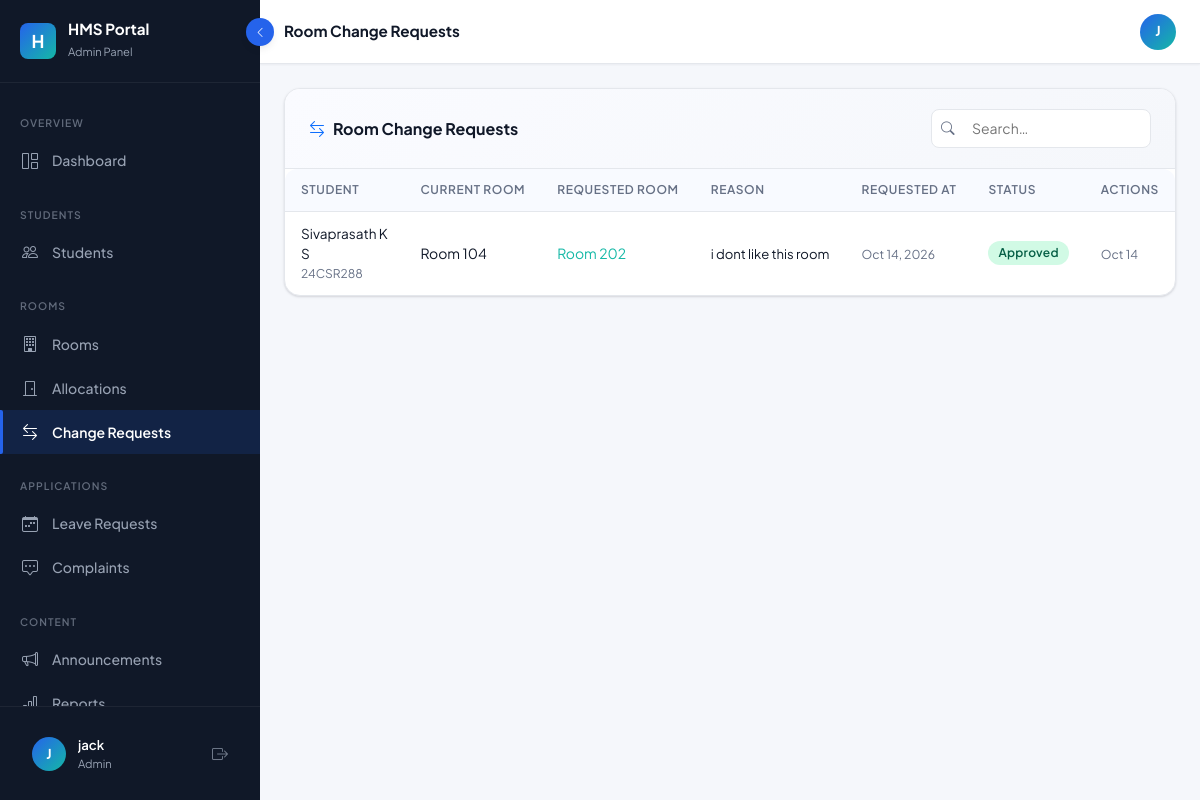
Page /admin/room-change-requests (signed in) on the committed database.
### tables this page shows
CREATE TABLE RoomChangeRequests (
    request_id        INTEGER PRIMARY KEY AUTOINCREMENT,
    student_id        INTEGER NOT NULL REFERENCES Students(student_id) ON DELETE CASCADE,
    current_room_id   INTEGER NOT NULL REFERENCES Rooms(room_id),
    requested_room_id INTEGER NOT NULL REFERENCES Rooms(room_id),
    reason            TEXT,
    status            TEXT NOT NULL DEFAULT 'Pending' CHECK(status IN ('Pending','Approved','Rejected')),
    reviewed_by       INTEGER REFERENCES Users(user_id),
    reviewed_at       TEXT,
    requested_at      TEXT NOT NULL DEFAULT (datetime('now'))
);

CREATE TABLE Users (
    user_id       INTEGER PRIMARY KEY AUTOINCREMENT,
    email         TEXT NOT NULL UNIQUE,
    password_hash TEXT NOT NULL,
    role          TEXT NOT NULL DEFAULT 'student' CHECK(role IN ('admin','student')),
    full_name     TEXT NOT NULL,
    phone         TEXT,
    is_active     INTEGER NOT NULL DEFAULT 1,
    created_at    TEXT NOT NULL DEFAULT (datetime('now')),
    updated_at    TEXT NOT NULL DEFAULT (datetime('now'))
);

CREATE TABLE Students (
    student_id          INTEGER PRIMARY KEY AUTOINCREMENT,
    user_id             INTEGER NOT NULL UNIQUE REFERENCES Users(user_id) ON DELETE CASCADE,
    registration_number TEXT NOT NULL UNIQUE,
    department          TEXT,
    academic_year       TEXT,
    guardian_name       TEXT,
    guardian_phone      TEXT,
    address             TEXT,
    account_status      TEXT NOT NULL DEFAULT 'active' CHECK(account_status IN ('active','inactive','suspended')),
    joined_date         TEXT,
    created_at          TEXT NOT NULL DEFAULT (datetime('now'))
);

CREATE TABLE Rooms (
    room_id        INTEGER PRIMARY KEY AUTOINCREMENT,
    room_number    TEXT NOT NULL UNIQUE,
    floor          INTEGER NOT NULL DEFAULT 1,
    room_type      TEXT NOT NULL DEFAULT 'Single' CHECK(room_type IN ('Single','Double','Triple','Dormitory')),
    capacity       INTEGER NOT NULL DEFAULT 1,
    occupied_count INTEGER NOT NULL DEFAULT 0,
    status         TEXT NOT NULL DEFAULT 'Available' CHECK(status IN ('Available','Full','Maintenance','Closed')),
    created_at     TEXT NOT NULL DEFAULT (datetime('now')),
    updated_at     TEXT NOT NULL DEFAULT (datetime('now'))
);

### routes/admin_routes.py (the view)
@admin_bp.route('/room-change-requests')
@admin_required
def room_change_requests():
    reqs = room_service.get_change_requests()
    return render_template('admin/room_change_requests.html', requests=reqs)

### app.py (called while the page is built, shortened)
def create_app():
    basedir = os.path.abspath(os.path.dirname(__file__))
    app = Flask(
        __name__,
        template_folder=os.path.join(basedir, 'templates'),
        static_folder=os.path.join(basedir, 'static')
    )
    app.config.from_object(Config)
    with app.app_context():
        init_db()
    app.register_blueprint(auth_bp)
    app.register_blueprint(student_bp)
    app.register_blueprint(admin_bp)
    @app.template_filter('format_date')
    def format_date(val, fmt='%b %d, %Y'):
        if not val:
            return ''
        if hasattr(val, 'strftime'):
            try:
                return val.strftime(fmt)
            except Exception:
                pass
    app.teardown_appcontext(close_db)
    return app

### models/db.py (called while the page is built, shortened)
def get_db_path():
    if os.environ.get('DATABASE_FILE'):
        return os.environ['DATABASE_FILE']

def get_db():
    if 'db' not in g:
        db_path = get_db_path()
        g.db = sqlite3.connect(
            db_path,
            detect_types=sqlite3.PARSE_DECLTYPES | sqlite3.PARSE_COLNAMES
        )
        g.db.row_factory = sqlite3.Row   # rows behave like dicts
        g.db.execute("PRAGMA foreign_keys = ON")
        try:
            g.db.execute("PRAGMA journal_mode = WAL")
        except sqlite3.OperationalError:
            g.db.execute("PRAGMA journal_mode = DELETE")
    return g.db

def _wrap_row(d):
    for k, v in d.items():
        if isinstance(v, str) and (k in DATE_KEYS or k.endswith('_date') or k.endswith('_at')):
            d[k] = DateString(v)
    return d

def fetchall(sql, params=()):
    cur = get_db().execute(sql, params)
    rows = cur.fetchall()
    return [_wrap_row(dict(r)) for r in rows]

    def strftime(self, fmt):
        try:
            from datetime import datetime
            clean = self.strip().replace('Z', '')
            if 'T' in clean:
                dt = datetime.fromisoformat(clean)
            elif ' ' in clean:
                dt = datetime.strptime(clean.split('.')[0], '%Y-%m-%d %H:%M:%S')
            else:
                dt = datetime.strptime(clean, '%Y-%m-%d')
            return dt.strftime(fmt)
        except Exception:
            return self

### templates/admin/room_change_requests.html (shortened to what this page needs)
{% extends "layouts/dashboard.html" %}
{% block page_title %}Room Change Requests{% endblock %}
{% block sidebar_role %}Admin Panel{% endblock %}
{% block sidebar_nav %}{% include 'admin/_nav.html' %}{% endblock %}
{% block content %}
<div class="hms-card animate-fade-in-up">
  <div class="hms-card-header">
    <span class="hms-card-title"><i class="bi bi-arrow-left-right text-primary"></i> Room Change Requests</span>
    <div class="hms-search" style="width:220px;">
      <input type="text" class="hms-search-input" data-search-table="changeTable" placeholder="Search…" style="width:100%;"/>
    </div>
  </div>
  <div class="table-responsive-hms">
    {% if requests %}
    <table class="hms-table" id="changeTable">
      <thead>
        <tr><th>Student</th><th>Current Room</th><th>Requested Room</th><th>Reason</th><th>Requested At</th><th>Status</th><th>Actions</th></tr>
      </thead>
      <tbody>
      {% for req in requests %}
      <tr>
        <td>
          <div class="fw-600" style="font-size:0.85rem;">{{ req.full_name }}</div>
          <div style="font-size:0.75rem;color:var(--hms-text-muted);">{{ req.registration_number }}</div>
        </td>
        <td class="fw-600">Room {{ req.current_room }}</td>
        <td class="fw-600" style="color:var(--hms-teal);">Room {{ req.requested_room }}</td>
        <td style="max-width:180px;overflow:hidden;text-overflow:ellipsis;white-space:nowrap;font-size:0.82rem;" title="{{ req.reason }}">{{ req.reason }}</td>
        <td><small style="color:var(--hms-text-muted);">{{ req.requested_at|format_date('%b %d, %Y') }}</small></td>
        <td><span class="badge-hms badge-{{ req.status.lower() }}">{{ req.status }}</span></td>
        <td>
          {% if req.status == 'Pending' %}
          <div class="d-flex gap-2">
            <form method="POST" action="{{ url_for('admin.review_change_request', request_id=req.request_id) }}" style="display:inline;">
              <input type="hidden" name="decision" value="Approved"/>
              <button type="submit" class="btn-hms-teal" style="padding:3px 10px;font-size:0.78rem;"
                      data-confirm="Approve room change for {{ req.full_name }}?">
                Approve
              </button>
            </form>
            <form method="POST" action="{{ url_for('admin.review_change_request', request_id=req.request_id) }}" style="display:inline;">
              <input type="hidden" name="decision" value="Rejected"/>
              <button type="submit" class="btn-danger-sm"
                      data-confirm="Reject room change for {{ req.full_name }}?">
                Reject
              </button>
            </form>
          </div>
          {% else %}
          <small style="color:var(--hms-text-muted);">{{ req.reviewed_at|format_date('%b %d') if req.reviewed_at else '—' }}</small>
          {% endif %}
        </td>
      </tr>
      {% endfor %}
      </tbody>
    </table>
    {% else %}
    <div class="empty-state">
      <div class="empty-state-icon"><i class="bi bi-arrow-left-right"></i></div>
      <div class="empty-state-title">No change requests</div>
      <div class="empty-state-text">No room change requests have been submitted.</div>
    </div>
    {% endif %}
  </div>
</div>
{% endblock %}

### static/css/animations.css (style rules this page uses)
:root { --hms-navy: #101828; --hms-navy-light: #1D2939; --hms-navy-mid: #344054; --hms-blue: #2563EB; --hms-blue-light: #3B82F6; --hms-blue-pale: #EFF6FF; --hms-teal: #14B8A6; --hms-teal-light: #2DD4BF; --hms-teal-pale: #F0FDFA; --hms-bg: #F5F7FB; --hms-surface: #FFFFFF; --hms-border: #E4E7EC; --hms-text: #101828; --hms-text-muted: #667085; --hms-success: #12B76A; --hms-warning: #F79009; --hms-danger: #F04438; --hms-info: #0BA5EC; --sidebar-width: 260px; --sidebar-collapsed: 70px; --sidebar-bg: #101828; --sidebar-text: #98A2B3; --sidebar-active-text: #FFFFFF; --sidebar-active-bg: rgba(37,99,235,0.15); --sidebar-active-bar: #2563EB; --sidebar-hover-bg: rgba(255,255,255,0.06); --shadow-xs: 0 1px 2px rgba(16,24,40,0.05); --shadow-sm: 0 1px 3px rgba(16,24,40,0.10), 0 1px 2px rgba(16,24,40,0.06); --shadow-md: 0 4px 8px -2px rgba(16,24,40,0.10), 0 2px 4px -2px rgba(16,24,40,0.06); --shadow-lg: 0 12px 16px -4px rgba(16,24,40,0.08), 0 4px 6px -2px rgba(16,24,40,0.03); --shadow-xl: 0 20px 24px -4px rgba(16,24,40,0.08), 0 8px 8px -4px rgba(16,24,40,0.03); --shadow-glow: 0 0 20px rgba(37,99,235,0.25); --radius-xs: 4px; --radius-sm: 8px; --radius-md: 12px; --radius-lg: 16px; --radius-xl: 24px; --radius-full: 9999px; --space-1: 4px; --space-2: 8px; --space-3: 12px; --space-4: 16px; --space-5: 20px; --space-6: 24px; --space-8: 32px; --space-10: 40px; --space-12: 48px; --ease-smooth: cubic-bezier(0.4, 0, 0.2, 1); --ease-spring: cubic-bezier(0.34, 1.56, 0.64, 1); --ease-out: cubic-bezier(0, 0, 0.2, 1); --dur-fast: 150ms; --dur-normal: 300ms; --dur-slow: 500ms; --dur-xslow: 800ms; }
.animate-fade-in-up { animation: fadeInUp var(--dur-normal) var(--ease-smooth) both; }
.hms-card { background: var(--hms-surface); border: 1px solid var(--hms-border); border-radius: var(--radius-lg); box-shadow: var(--shadow-sm); overflow: hidden; transition: box-shadow var(--dur-normal) var(--ease-smooth), transform var(--dur-normal) var(--ease-smooth); }
.hms-card-header { padding: var(--space-5) var(--space-6); border-bottom: 1px solid var(--hms-border); display: flex; align-items: center; justify-content: space-between; background: linear-gradient(135deg, #FAFBFF 0%, #F5F7FB 100%); }
.hms-card-title { font-size: 1rem; font-weight: 700; color: var(--hms-text); display: flex; align-items: center; gap: var(--space-2); }
.badge-hms { display: inline-flex; align-items: center; gap: 4px; padding: 3px 10px; border-radius: var(--radius-full); font-size: 0.75rem; font-weight: 600; letter-spacing: 0.02em; transition: transform var(--dur-fast); }
.badge-approved { background: #D1FAE5; color: #065F46; }
.hms-table { width: 100%; border-collapse: collapse; font-size: 0.875rem; }
.hms-table th { background: #F8FAFF; color: var(--hms-text-muted); font-weight: 600; font-size: 0.75rem; text-transform: uppercase; letter-spacing: 0.05em; padding: var(--space-3) var(--space-4); border-bottom: 1px solid var(--hms-border); white-space: nowrap; }
.hms-table td { padding: var(--space-3) var(--space-4); border-bottom: 1px solid var(--hms-border); color: var(--hms-text); vertical-align: middle; }
.hms-table tbody tr { animation: rowFadeIn 0.3s var(--ease-smooth) both; transition: background var(--dur-fast); }
.hms-table tbody tr:last-child td { border-bottom: none; }
.hms-table tbody tr:nth-child(1) { animation-delay: 0.03s; }
.hms-search { position: relative; }
.hms-search-input { padding-left: 2.5rem; border: 1.5px solid var(--hms-border); border-radius: var(--radius-sm); padding: 0.5rem 0.5rem 0.5rem 2.5rem; font-size: 0.875rem; transition: border-color var(--dur-fast), box-shadow var(--dur-fast); outline: none; background: var(--hms-surface); }

### static/css/main.css (style rules this page uses)
*, *::before, *::after { box-sizing: border-box; }
body { font-family: 'Plus Jakarta Sans', 'Inter', system-ui, -apple-system, sans-serif; background: var(--hms-bg); color: var(--hms-text); margin: 0; padding: 0; -webkit-font-smoothing: antialiased; }
.table-responsive-hms { overflow-x: auto; border-radius: var(--radius-md); }

### rows in the picture
RoomChangeRequests: full_name "Sivaprasath K S", registration_number "24CSR288", current_room "104", requested_room "202", reason "i dont like this room", requested_at "Oct 14, 2026", status "Approved", reviewed_at "Oct 14"

### other values in the picture
{{ session.name[0]|upper if session.name else 'U' }} "J"
{{ session.name }} "jack"
{{ session.role|capitalize }} "Admin"
